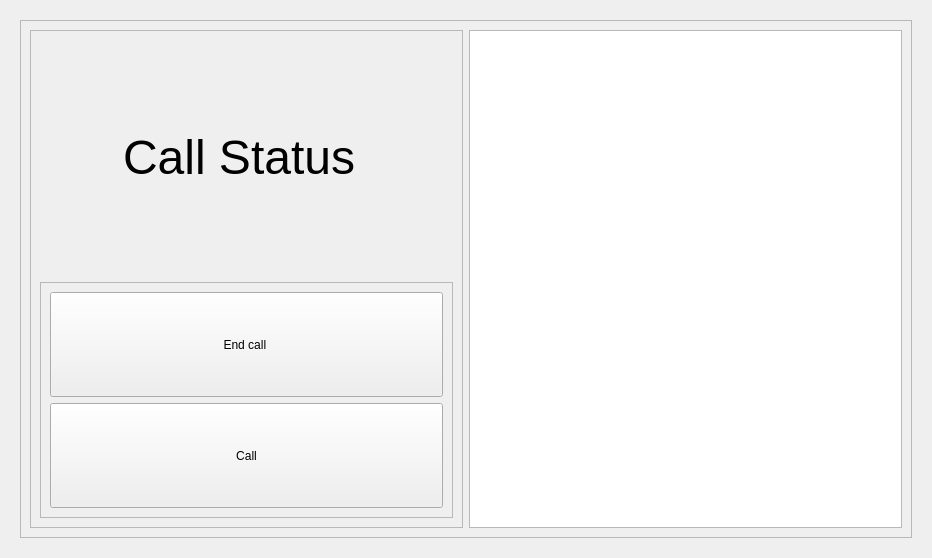
<?xml version="1.0" encoding="UTF-8"?>
<ui version="4.0">
 <class>phoneBook</class>
 <widget class="QWidget" name="phoneBook">
  <property name="geometry">
   <rect>
    <x>0</x>
    <y>0</y>
    <width>932</width>
    <height>558</height>
   </rect>
  </property>
  <property name="windowTitle">
   <string>Form</string>
  </property>
  <layout class="QGridLayout" name="gridLayout">
   <item row="0" column="0">
    <widget class="QStackedWidget" name="StackedWidget">
     <property name="currentIndex">
      <number>0</number>
     </property>
     <widget class="QWidget" name="contactList">
      <layout class="QVBoxLayout" name="verticalLayout_2">
       <item>
        <widget class="QFrame" name="mainFrame">
         <property name="frameShape">
          <enum>QFrame::StyledPanel</enum>
         </property>
         <property name="frameShadow">
          <enum>QFrame::Raised</enum>
         </property>
         <layout class="QHBoxLayout" name="horizontalLayout">
          <item>
           <widget class="QFrame" name="leftFrame">
            <property name="frameShape">
             <enum>QFrame::StyledPanel</enum>
            </property>
            <property name="frameShadow">
             <enum>QFrame::Raised</enum>
            </property>
            <layout class="QVBoxLayout" name="verticalLayout">
             <item alignment="Qt::AlignHCenter|Qt::AlignVCenter">
              <widget class="QLabel" name="callStatus">
               <property name="font">
                <font>
                 <pointsize>36</pointsize>
                </font>
               </property>
               <property name="text">
                <string>Call Status </string>
               </property>
              </widget>
             </item>
             <item>
              <widget class="QFrame" name="frame">
               <property name="frameShape">
                <enum>QFrame::StyledPanel</enum>
               </property>
               <property name="frameShadow">
                <enum>QFrame::Raised</enum>
               </property>
               <layout class="QVBoxLayout" name="verticalLayout_3">
                <item>
                 <widget class="QPushButton" name="endCallButton">
                  <property name="sizePolicy">
                   <sizepolicy hsizetype="Preferred" vsizetype="Preferred">
                    <horstretch>0</horstretch>
                    <verstretch>0</verstretch>
                   </sizepolicy>
                  </property>
                  <property name="text">
                   <string>End call </string>
                  </property>
                  <property name="icon">
                   <iconset resource="resources/phone_resources.qrc">
                    <normaloff>:/icons/endcall.png</normaloff>:/icons/endcall.png</iconset>
                  </property>
                  <property name="iconSize">
                   <size>
                    <width>50</width>
                    <height>50</height>
                   </size>
                  </property>
                 </widget>
                </item>
                <item>
                 <widget class="QPushButton" name="callButton">
                  <property name="sizePolicy">
                   <sizepolicy hsizetype="Preferred" vsizetype="Preferred">
                    <horstretch>0</horstretch>
                    <verstretch>0</verstretch>
                   </sizepolicy>
                  </property>
                  <property name="text">
                   <string>Call</string>
                  </property>
                  <property name="icon">
                   <iconset resource="resources/phone_resources.qrc">
                    <normaloff>:/icons/call.png</normaloff>:/icons/call.png</iconset>
                  </property>
                  <property name="iconSize">
                   <size>
                    <width>50</width>
                    <height>50</height>
                   </size>
                  </property>
                 </widget>
                </item>
               </layout>
              </widget>
             </item>
            </layout>
           </widget>
          </item>
          <item>
           <widget class="QListWidget" name="listWidget">
            <property name="sizePolicy">
             <sizepolicy hsizetype="Preferred" vsizetype="Preferred">
              <horstretch>0</horstretch>
              <verstretch>0</verstretch>
             </sizepolicy>
            </property>
           </widget>
          </item>
         </layout>
        </widget>
       </item>
      </layout>
     </widget>
     <widget class="QWidget" name="dialNumbers">
      <layout class="QGridLayout" name="gridLayout_2">
       <item row="0" column="2">
        <widget class="QPushButton" name="three">
         <property name="sizePolicy">
          <sizepolicy hsizetype="Preferred" vsizetype="Preferred">
           <horstretch>0</horstretch>
           <verstretch>0</verstretch>
          </sizepolicy>
         </property>
         <property name="text">
          <string>3</string>
         </property>
        </widget>
       </item>
       <item row="4" column="1">
        <widget class="QPushButton" name="eight">
         <property name="sizePolicy">
          <sizepolicy hsizetype="Preferred" vsizetype="Preferred">
           <horstretch>0</horstretch>
           <verstretch>0</verstretch>
          </sizepolicy>
         </property>
         <property name="text">
          <string>8</string>
         </property>
        </widget>
       </item>
       <item row="4" column="2">
        <widget class="QPushButton" name="nine">
         <property name="sizePolicy">
          <sizepolicy hsizetype="Preferred" vsizetype="Preferred">
           <horstretch>0</horstretch>
           <verstretch>0</verstretch>
          </sizepolicy>
         </property>
         <property name="text">
          <string>9</string>
         </property>
        </widget>
       </item>
       <item row="5" column="2">
        <widget class="QPushButton" name="square">
         <property name="sizePolicy">
          <sizepolicy hsizetype="Preferred" vsizetype="Preferred">
           <horstretch>0</horstretch>
           <verstretch>0</verstretch>
          </sizepolicy>
         </property>
         <property name="text">
          <string>#</string>
         </property>
        </widget>
       </item>
       <item row="5" column="0">
        <widget class="QPushButton" name="plus">
         <property name="sizePolicy">
          <sizepolicy hsizetype="Preferred" vsizetype="Preferred">
           <horstretch>0</horstretch>
           <verstretch>0</verstretch>
          </sizepolicy>
         </property>
         <property name="text">
          <string>+</string>
         </property>
        </widget>
       </item>
       <item row="3" column="1">
        <widget class="QPushButton" name="five">
         <property name="sizePolicy">
          <sizepolicy hsizetype="Preferred" vsizetype="Preferred">
           <horstretch>0</horstretch>
           <verstretch>0</verstretch>
          </sizepolicy>
         </property>
         <property name="text">
          <string>5</string>
         </property>
        </widget>
       </item>
       <item row="0" column="1">
        <widget class="QPushButton" name="two">
         <property name="sizePolicy">
          <sizepolicy hsizetype="Preferred" vsizetype="Preferred">
           <horstretch>0</horstretch>
           <verstretch>0</verstretch>
          </sizepolicy>
         </property>
         <property name="text">
          <string>2</string>
         </property>
        </widget>
       </item>
       <item row="3" column="0">
        <widget class="QPushButton" name="four">
         <property name="sizePolicy">
          <sizepolicy hsizetype="Preferred" vsizetype="Preferred">
           <horstretch>0</horstretch>
           <verstretch>0</verstretch>
          </sizepolicy>
         </property>
         <property name="text">
          <string>4</string>
         </property>
        </widget>
       </item>
       <item row="5" column="1">
        <widget class="QPushButton" name="zero">
         <property name="sizePolicy">
          <sizepolicy hsizetype="Preferred" vsizetype="Preferred">
           <horstretch>0</horstretch>
           <verstretch>0</verstretch>
          </sizepolicy>
         </property>
         <property name="text">
          <string>0</string>
         </property>
        </widget>
       </item>
       <item row="0" column="0">
        <widget class="QPushButton" name="one">
         <property name="sizePolicy">
          <sizepolicy hsizetype="Preferred" vsizetype="Preferred">
           <horstretch>0</horstretch>
           <verstretch>0</verstretch>
          </sizepolicy>
         </property>
         <property name="text">
          <string>1</string>
         </property>
        </widget>
       </item>
       <item row="4" column="0">
        <widget class="QPushButton" name="seven">
         <property name="sizePolicy">
          <sizepolicy hsizetype="Preferred" vsizetype="Preferred">
           <horstretch>0</horstretch>
           <verstretch>0</verstretch>
          </sizepolicy>
         </property>
         <property name="text">
          <string>7</string>
         </property>
        </widget>
       </item>
       <item row="3" column="2">
        <widget class="QPushButton" name="six">
         <property name="sizePolicy">
          <sizepolicy hsizetype="Preferred" vsizetype="Preferred">
           <horstretch>0</horstretch>
           <verstretch>0</verstretch>
          </sizepolicy>
         </property>
         <property name="text">
          <string>6</string>
         </property>
        </widget>
       </item>
      </layout>
     </widget>
    </widget>
   </item>
  </layout>
 </widget>
 <resources>
  <include location="resources/phone_resources.qrc"/>
 </resources>
 <connections/>
</ui>
